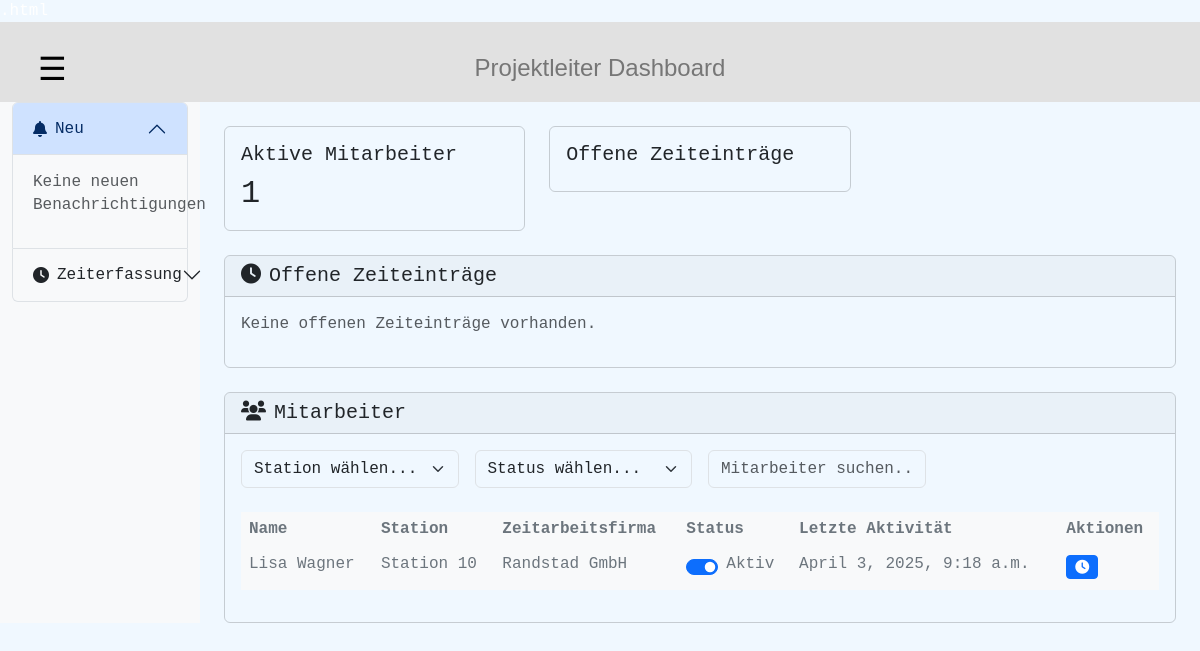
/project-manager/dashboard/ (signed in), run on an earlier commit of the app's database.
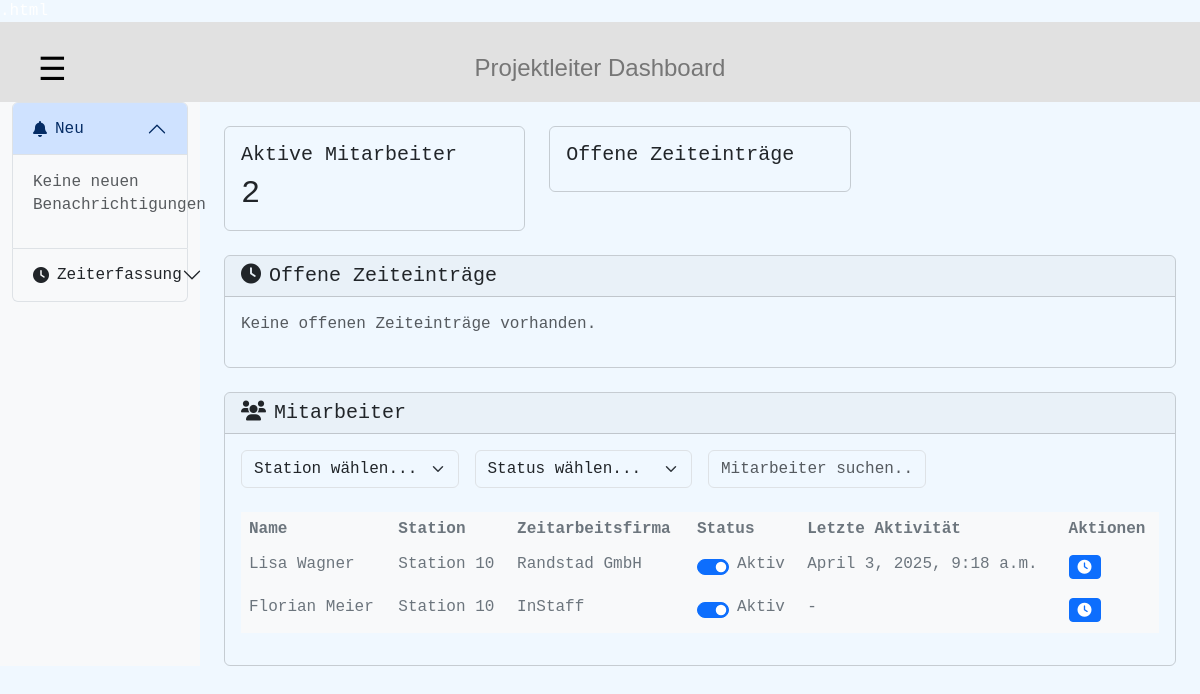
And on a later commit of the database.
### time_tracking/models.py (models this page shows, shortened)
class CustomUser(AbstractUser):
    USER_TYPES = (
        ('ADMIN', 'Administrator'),
        ('PROJECT_MANAGER', 'Projektleiter'),
        ('TEMP_WORKER', 'Zeitarbeitskraft'),
    )
    user_type = models.CharField(max_length=20, choices=USER_TYPES)
    station = models.ForeignKey(Station, on_delete=models.SET_NULL, null=True, blank=True)
    zeitarbeitsfirma = models.ForeignKey(Zeitarbeitsfirma, on_delete=models.SET_NULL, null=True, blank=True)
    project_manager = models.ForeignKey('self', on_delete=models.SET_NULL, null=True, blank=True,
                                        limit_choices_to={'user_type': 'PROJECT_MANAGER'})

class Station(models.Model):
    name = models.CharField(max_length=255)
    location = models.CharField(max_length=255)

class Zeitarbeitsfirma(models.Model):
    name = models.CharField(max_length=255)
    address = models.CharField(max_length=255)
    contact_person = models.CharField(max_length=255)

### time_tracking/views.py (the view)
class ProjectManagerDashboard(UserPassesTestMixin, ListView):
    model = TimeEntry
    template_name = 'time_tracking/admin/project_manager_dashboard.html'
    context_object_name = 'time_entries'
    paginate_by = 10
    ordering = ['-timestamp']
    def test_func(self):
        return is_project_manager(self.request.user)
    def get_queryset(self):
        return TimeEntry.objects.filter(
            user__project_manager=self.request.user
        ).select_related('user')
    def get_context_data(self, **kwargs):
        context = super().get_context_data(**kwargs)
        context['workers'] = CustomUser.objects.filter(
            project_manager=self.request.user,
            user_type='TEMP_WORKER'
        )
        context['active_workers_count'] = context['workers'].filter(is_active=True).count()
        context['pending_entries'] = TimeEntry.objects.filter(
            user__project_manager=self.request.user,
            approval_status='PENDING'  # Changed from status to approval_status
        ).select_related('user').order_by('-timestamp')
        context['notifications'] = Notification.objects.filter(
            user=self.request.user,
            read=False
        ).order_by('-created_at')
        return context

### time_tracking/views.py (called while the page is built)
def is_project_manager(user):
    return user.user_type == 'PROJECT_MANAGER'

### time_tracking/templates/time_tracking/admin/project_manager_dashboard.html (shortened to what the changed rows need)
{% extends "time_tracking/base/project_manager_base.html" %}
{% load static %}
{% block content %}
<div class="container-fluid" style="background-color: aliceblue;">
    <div class="row">
        <div class="col-md-3 col-lg-2 d-md-block bg-light sidebar">
            <div class="accordion" id="pmAccordion">
                <div class="accordion-item">
                    <h2 class="accordion-header">
                        <button class="accordion-button" type="button" data-bs-toggle="collapse" data-bs-target="#notificationsCollapse">
                            <i class="fas fa-bell me-2"></i>Neu
                        </button>
                    </h2>
                </div>
                <div class="accordion-item">
                    <h2 class="accordion-header">
                        <button class="accordion-button collapsed" type="button" data-bs-toggle="collapse" data-bs-target="#timetrackingCollapse">
                            <i class="fas fa-clock me-2"></i>Zeiterfassung
                        </button>
                    </h2>
                </div>
            </div>
        </div>
        <div class="col-md-9 col-lg-10 ms-sm-auto px-md-4">
            <div class="row mt-4">
                <div class="col-md-4">
                    <div class="card">
                        <div class="card-body">
                            <h5 class="card-title">Aktive Mitarbeiter</h5>
                            <p class="card-text h2" id="activeWorkersCount">{{ active_workers_count }}</p>
                        </div>
                    </div>
                </div>
            </div>
                            {% regroup pending_entries by user as user_entries %}
            <div class="row mt-4" id="workers">
                <div class="col-12">
                    <div class="card">
                        <div class="card-body">
                            <div class="table-responsive">
                                <table class="table table-hover">
                                    <thead>
                                        <tr>
                                            <th>Name</th>
                                            <th>Station</th>
                                            <th>Zeitarbeitsfirma</th>
                                            <th>Status</th>
                                            <th>Letzte Aktivität</th>
                                            <th>Aktionen</th>
                                        </tr>
                                    </thead>
                                    <tbody>
                                        {% for worker in workers %}
                                        <tr class="worker-row" data-worker-id="{{ worker.id }}">
                                            <td>{{ worker.get_full_name }}</td>
                                            <td>{{ worker.station.name }}</td>
                                            <td>{{ worker.zeitarbeitsfirma.name }}</td>
                                            <td>
                                                <div class="form-check form-switch">
                                                    <input class="form-check-input worker-status"
                                                           type="checkbox"
                                                           data-worker-id="{{ worker.id }}"
                                                           {% if worker.is_active %}checked{% endif %}>
                                                    <label class="form-check-label">
                                                        {% if worker.is_active %}Aktiv{% else %}Inaktiv{% endif %}
                                                    </label>
                                                </div>
                                            </td>
                                            <td>{{ worker.last_login|default:"-" }}</td>
                                            <td>
                                                <button class="btn btn-sm btn-primary view-times"
                                                        data-worker-id="{{ worker.id }}">
                                                    <i class="fas fa-clock"></i>
                                                </button>
                                            </td>
                                        </tr>
                                        {% endfor %}
                                    </tbody>
                                </table>
                            </div>
                        </div>
                    </div>
                </div>
            </div>
        </div>
    </div>
</div>
{% endblock %}

What changed in the data, as far as the page shows it:
added CustomUser: get_full_name "Florian Meier", station.name "Station 10", zeitarbeitsfirma.name "InStaff", is_active "☑", shows "Aktiv", last_login "-"
Also different on the page:
{{ active_workers_count }}: "1" → "2"
